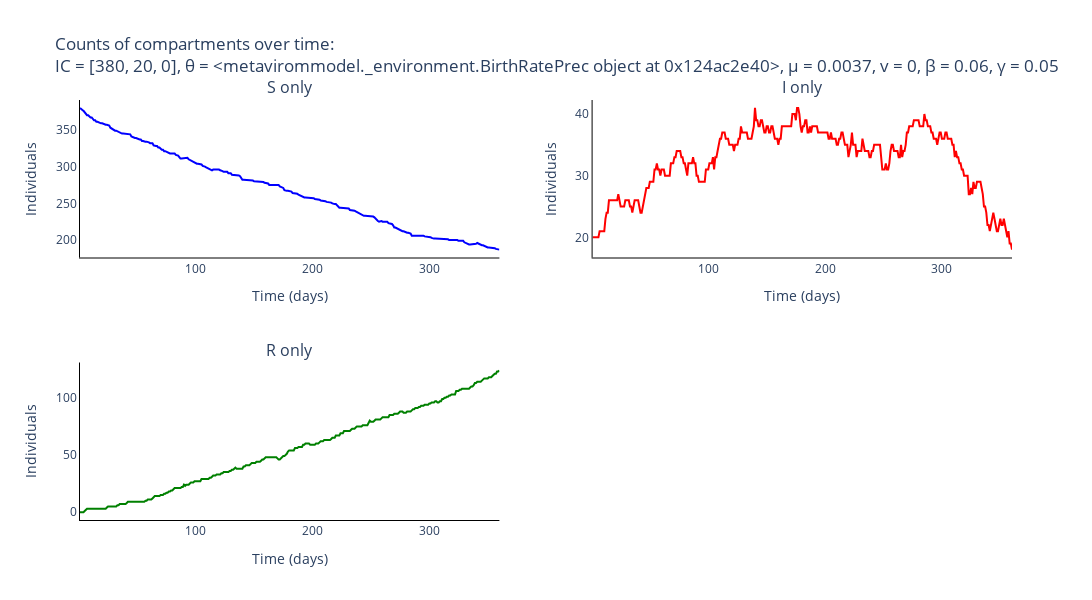

Notebook code cell kept with this figure:
### Code cell
# Trace names - represent the type of individuals for the simulation
trace_name = ['{}'.format(s) for s in compartments]

# Names of panels
panels = ['{} only'.format(s) for s in compartments]

fig = go.Figure()
fig = make_subplots(rows=int(np.ceil(len(panels)/2)), cols=2, subplot_titles=tuple('{}'.format(p) for p in panels))

# Add traces to the separate counts panels
for s, spec in enumerate(compartments):
    for _ in range(num_experiments):
        fig.add_trace(
            go.Scatter(
                y=output_algorithm[_, :, s].tolist(),
                x=times,
                mode='lines',
                name=trace_name[s],
                line_color=colours[s],
                showlegend=False,
            ),
            row= int(np.floor(s / 2)) + 1,
            col= s % 2 + 1
        )

# Add axis labels
fig.update_layout(
    title='Counts of compartments over time:<br>IC = {}, θ = {}, μ = {}, v = {}, β = {:.2f}, γ = {:.2f}'.format(parameters[0:3], parameters[3], parameters[4], parameters[5], parameters[6], parameters[7]),
    width=1100, 
    height=600,
    plot_bgcolor='white',
    xaxis=dict(
        linecolor='black',
        title = 'Time (days)'
        ),
    yaxis=dict(
        linecolor='black',
        title = 'Individuals'),
    xaxis2=dict(
        linecolor='black',
        title = 'Time (days)'
        ),
    yaxis2=dict(
        linecolor='black',
        title = 'Individuals'),
    xaxis3=dict(
        linecolor='black',
        title = 'Time (days)'
        ),
    yaxis3=dict(
        linecolor='black',
        title = 'Individuals')
    #legend=dict(
    #    orientation="h",
    #    yanchor="bottom",
    #    y=1.02,
    #    xanchor="right",
    #    x=1
    #)
    )

fig.write_image('images/SIR-gillespie-separate-HPV.pdf')
fig.show()

### Figure 1 — Plotly figure (JSON) as saved in the notebook; plotly's stock layout.template omitted (floating-point values rounded to 4 significant figures; data arrays with more than 128 entries replaced by an {"elided": "..."} marker saying what was removed)
{"data": [{"line": {"color": "blue"}, "mode": "lines", "name": "S", "showlegend": false, "type": "scatter", "x": {"elided": "360 int values"}, "xaxis": "x", "y": {"elided": "360 int values"}, "yaxis": "y"}, {"line": {"color": "red"}, "mode": "lines", "name": "I", "showlegend": false, "type": "scatter", "x": {"elided": "360 int values"}, "xaxis": "x2", "y": {"elided": "360 int values"}, "yaxis": "y2"}, {"line": {"color": "green"}, "mode": "lines", "name": "R", "showlegend": false, "type": "scatter", "x": {"elided": "360 int values"}, "xaxis": "x3", "y": {"elided": "360 int values"}, "yaxis": "y3"}], "layout": {"annotations": [{"font": {"size": 16}, "showarrow": false, "text": "S only", "x": 0.225, "xanchor": "center", "xref": "paper", "y": 1, "yanchor": "bottom", "yref": "paper"}, {"font": {"size": 16}, "showarrow": false, "text": "I only", "x": 0.775, "xanchor": "center", "xref": "paper", "y": 1, "yanchor": "bottom", "yref": "paper"}, {"font": {"size": 16}, "showarrow": false, "text": "R only", "x": 0.225, "xanchor": "center", "xref": "paper", "y": 0.375, "yanchor": "bottom", "yref": "paper"}], "height": 600, "plot_bgcolor": "white", "title": {"text": "Counts of compartments over time:<br>IC = [380, 20, 0], θ = <metavirommodel._environment.BirthRatePrec object at 0x124ac2e40>, μ = 0.0037, v = 0, β = 0.06, γ = 0.05"}, "width": 1100, "xaxis": {"anchor": "y", "domain": [0, 0.45], "linecolor": "black", "title": {"text": "Time (days)"}}, "xaxis2": {"anchor": "y2", "domain": [0.55, 1], "linecolor": "black", "title": {"text": "Time (days)"}}, "xaxis3": {"anchor": "y3", "domain": [0, 0.45], "linecolor": "black", "title": {"text": "Time (days)"}}, "xaxis4": {"anchor": "y4", "domain": [0.55, 1]}, "yaxis": {"anchor": "x", "domain": [0.625, 1], "linecolor": "black", "title": {"text": "Individuals"}}, "yaxis2": {"anchor": "x2", "domain": [0.625, 1], "linecolor": "black", "title": {"text": "Individuals"}}, "yaxis3": {"anchor": "x3", "domain": [0, 0.375], "linecolor": "black", "title": {"text": "Individuals"}}, "yaxis4": {"anchor": "x4", "domain": [0, 0.375]}}}
